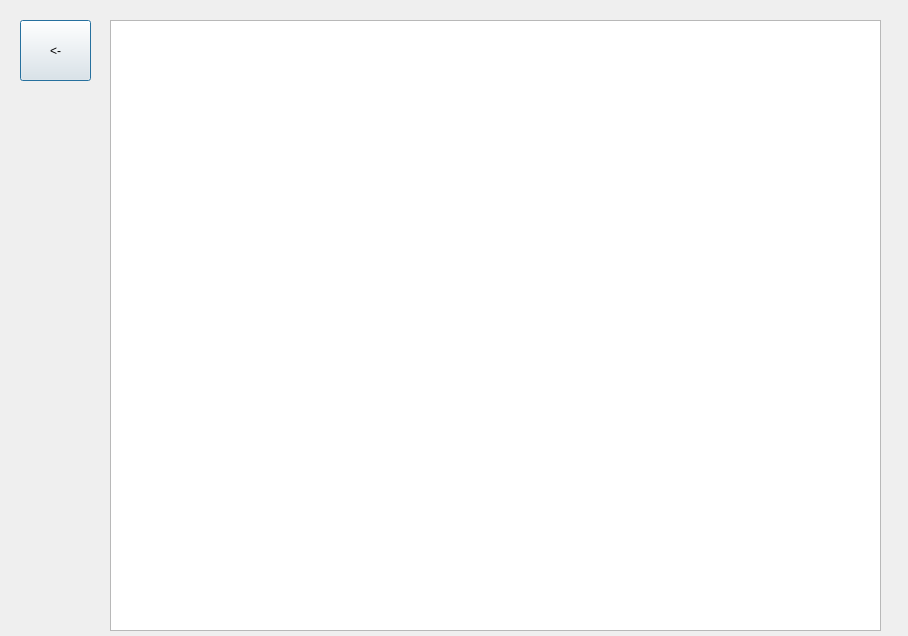
<?xml version="1.0" encoding="UTF-8"?>
<ui version="4.0">
 <class>StorageWindow</class>
 <widget class="QDialog" name="StorageWindow">
  <property name="geometry">
   <rect>
    <x>0</x>
    <y>0</y>
    <width>908</width>
    <height>636</height>
   </rect>
  </property>
  <property name="windowTitle">
   <string>Dialog</string>
  </property>
  <widget class="QTableView" name="tableView">
   <property name="geometry">
    <rect>
     <x>110</x>
     <y>20</y>
     <width>771</width>
     <height>611</height>
    </rect>
   </property>
  </widget>
  <widget class="QPushButton" name="pushButton">
   <property name="geometry">
    <rect>
     <x>20</x>
     <y>20</y>
     <width>71</width>
     <height>61</height>
    </rect>
   </property>
   <property name="text">
    <string>&lt;-</string>
   </property>
  </widget>
 </widget>
 <resources/>
 <connections/>
</ui>
